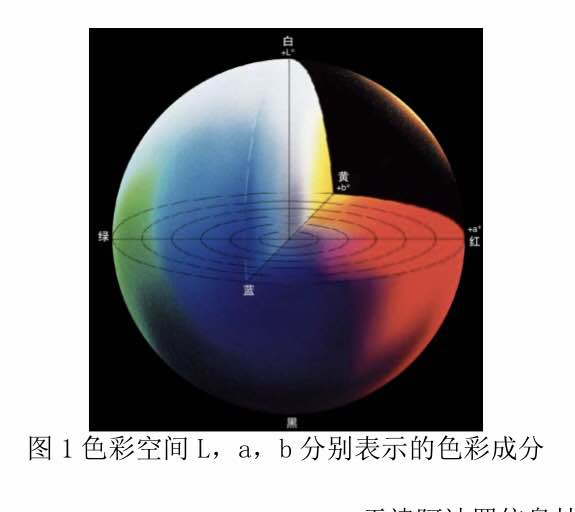
%> input picture data/10.jpg, 575 x 512 px
$ octave rgbtolab.m   (GNU Octave 9; MATLAB toolbox functions it lacks are replaced by stand-ins)
%> lines starting %> are read from the running program, lines starting %| are printed output that depends on the picture
clear;
rgb = imread('10.jpg');
%> rgb is the input picture: size 512x575x3 uint8; mean R, G, B 146.2, 142.7, 147.2
figure(1);
imshow(rgb);

lab = rgb2lab(rgb);
%> lab: size 512x575x3 double; mean of channels 1, 2, 3 57.3, 3.3, -1.6

figure(2);
subplot(3,1,1);
imshow(lab(:,:,1),[0 100]);
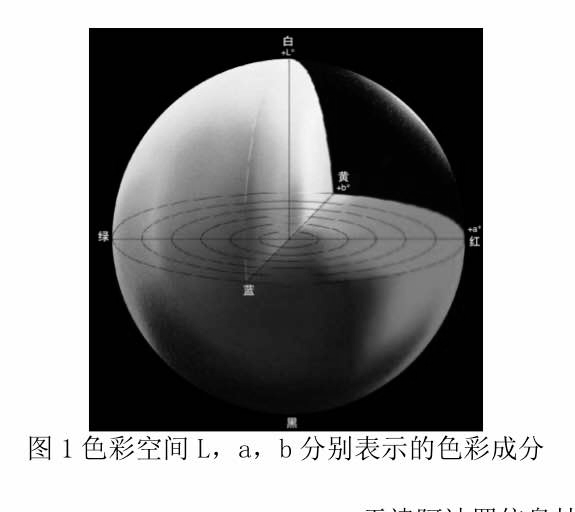
%> displayed picture: size 512x575, on the screen's scale of 0 to 255; min 0, max 255, mean 146.2

subplot(3,1,2);
imshow(lab(:,:,2),[-120 120]);
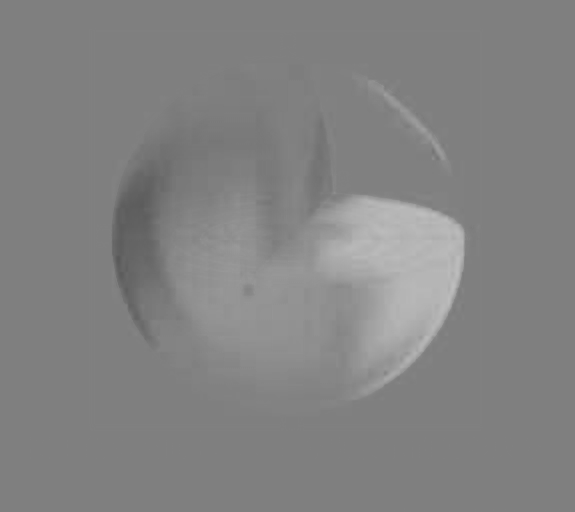
%> displayed picture: size 512x575, on the screen's scale of 0 to 255; min 89, max 189, mean 130.7

subplot(3,1,3);
imshow(lab(:,:,3),[-120 120]);
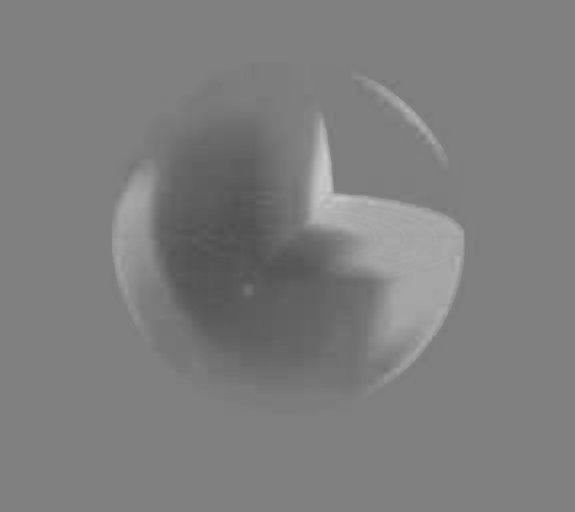
%> displayed picture: size 512x575, on the screen's scale of 0 to 255; min 79, max 203, mean 126.1

$ run again, with data/0.jpg copied over data/10.jpg
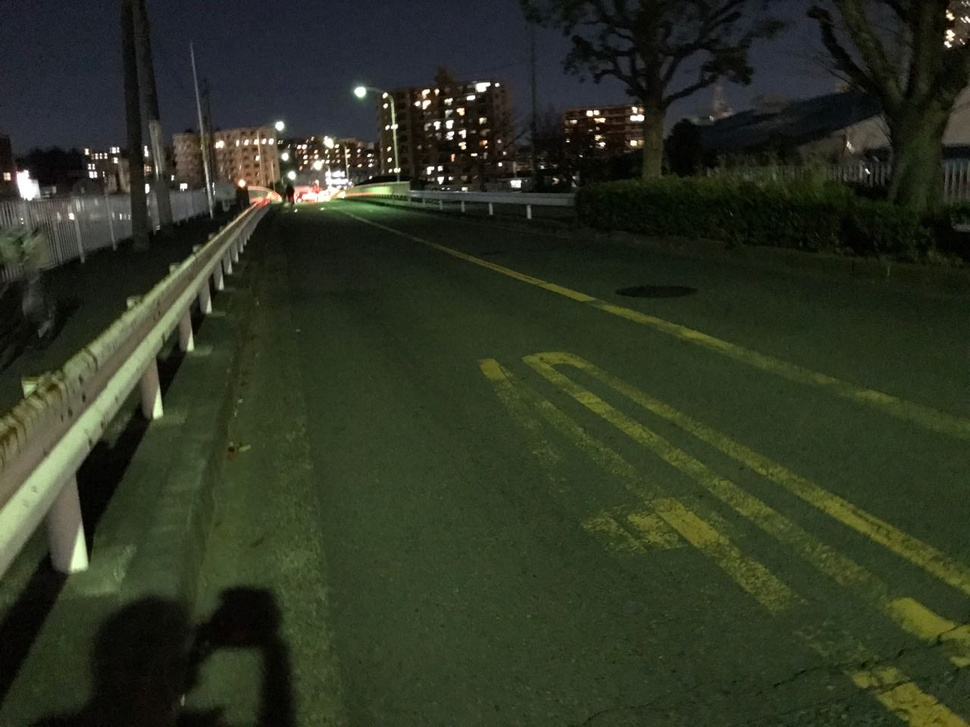
%> input picture data/0.jpg, 970 x 727 px, shrunk from 1280 x 960 before the run
%> rgb is the input picture: size 727x970x3 uint8; mean R, G, B 46, 52.5, 35.5
%> lab: size 727x970x3 double; mean of channels 1, 2, 3 20.5, -6, 9.3
%> `imshow(lab(:,:,2),[-120 120]);`:
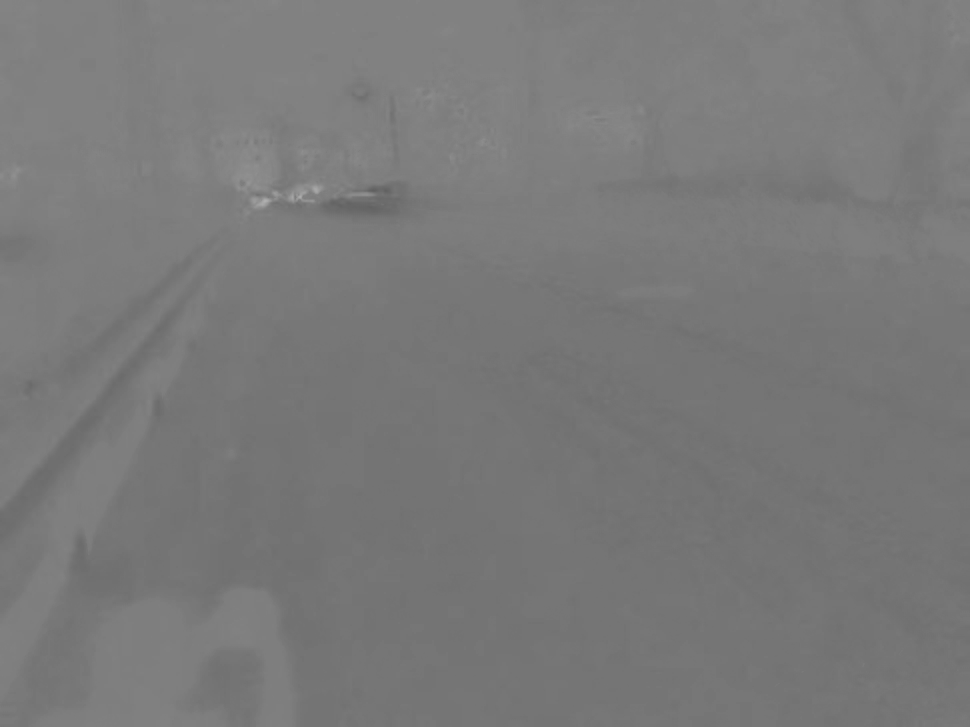
%> displayed picture: size 727x970, on the screen's scale of 0 to 255; min 96, max 175, mean 121.1
%> `imshow(lab(:,:,3),[-120 120]);`:
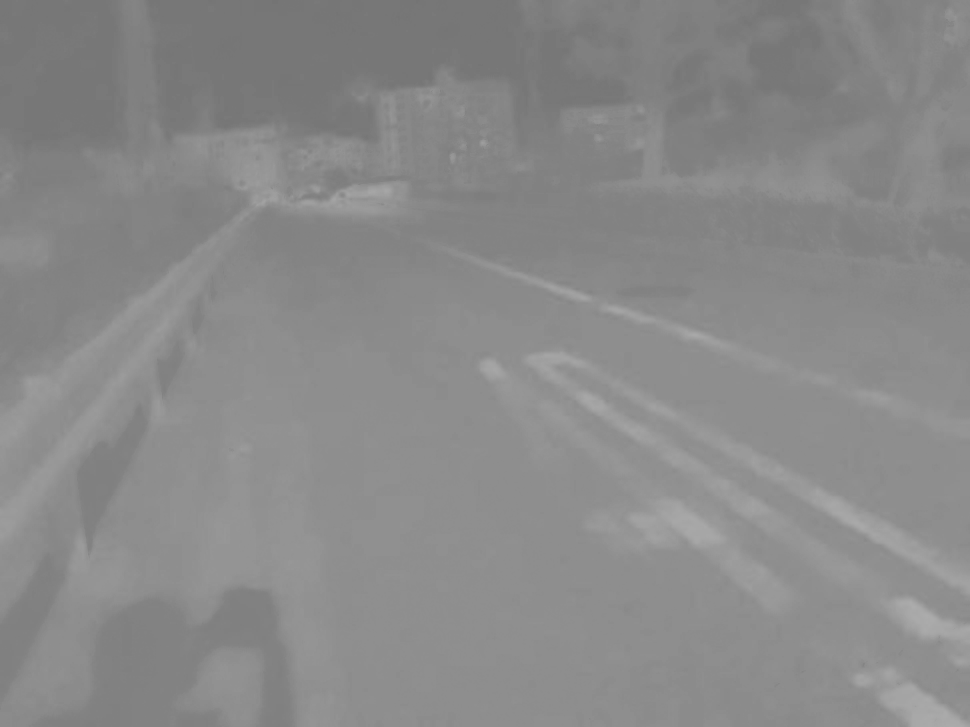
%> displayed picture: size 727x970, on the screen's scale of 0 to 255; min 116, max 172, mean 137.4

$ run again, with data/1.jpg copied over data/10.jpg
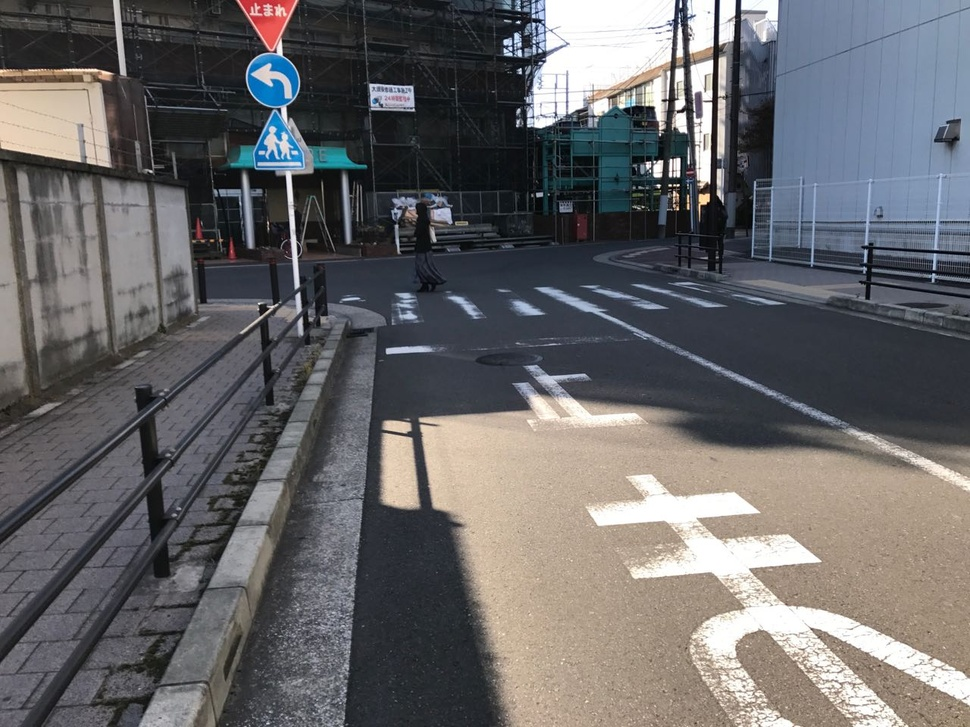
%> input picture data/1.jpg, 970 x 727 px, shrunk from 1280 x 960 before the run
%> rgb is the input picture: size 727x970x3 uint8; mean R, G, B 103.7, 102.8, 104.4
%> lab: size 727x970x3 double; mean of channels 1, 2, 3 42.4, 1.1, -0.9
%> `imshow(lab(:,:,1),[0 100]);`:
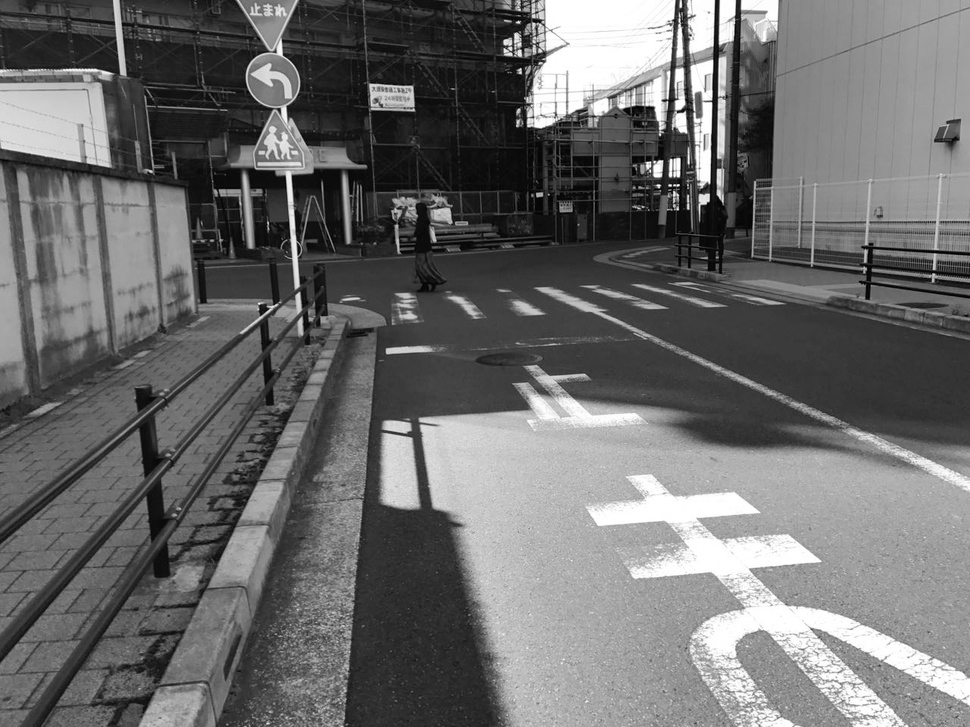
%> displayed picture: size 727x970, on the screen's scale of 0 to 255; min 0, max 255, mean 108.1
%> `imshow(lab(:,:,3),[-120 120]);`:
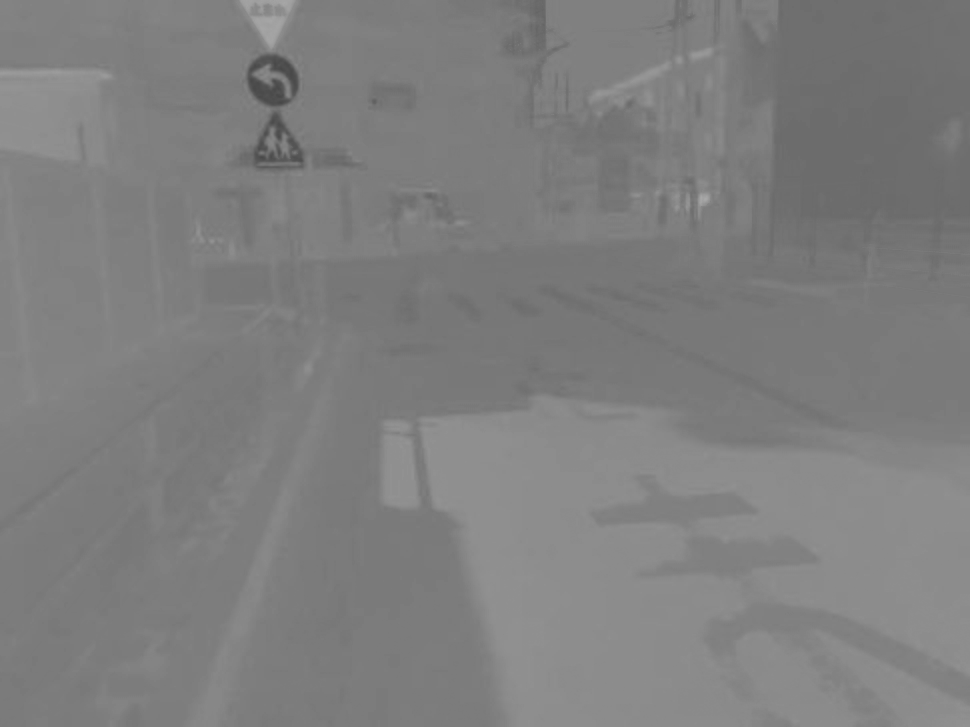
%> displayed picture: size 727x970, on the screen's scale of 0 to 255; min 71, max 168, mean 126.5

$ run again, with data/2.jpg copied over data/10.jpg
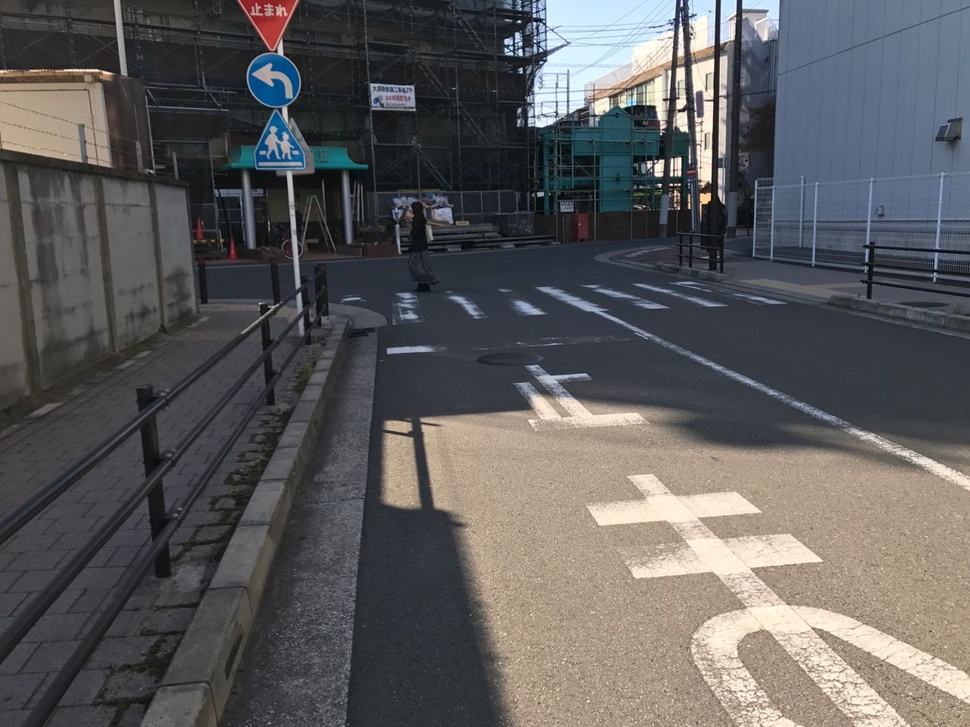
%> input picture data/2.jpg, 970 x 727 px, shrunk from 1280 x 960 before the run
%> rgb is the input picture: size 727x970x3 uint8; mean R, G, B 92.9, 91.7, 92.3
%> lab: size 727x970x3 double; mean of channels 1, 2, 3 38, 1, -0.4
%> `imshow(lab(:,:,1),[0 100]);`:
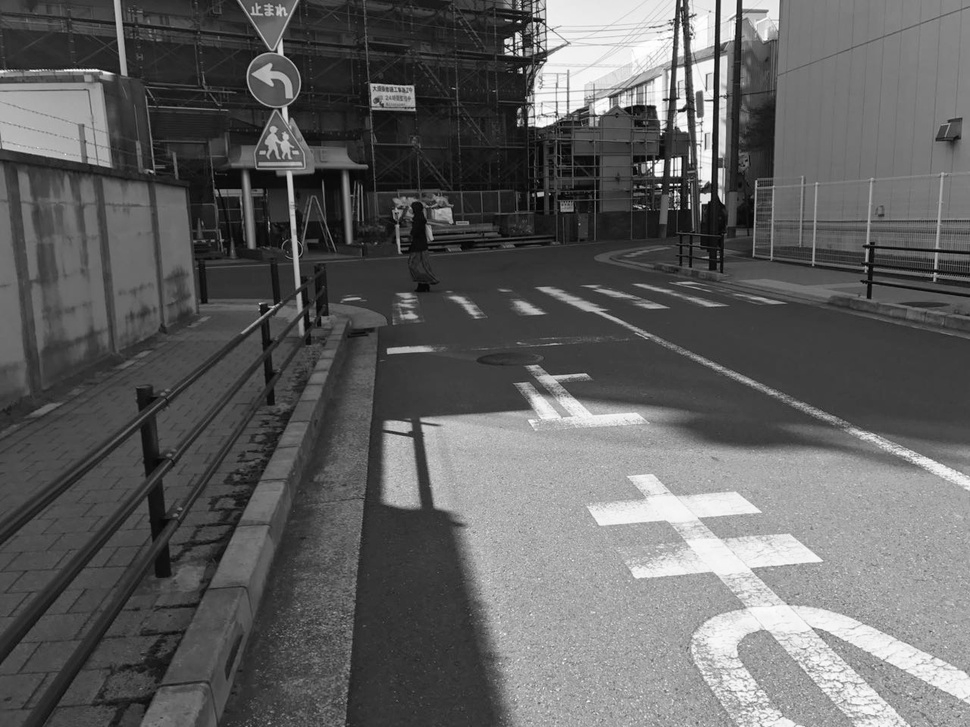
%> displayed picture: size 727x970, on the screen's scale of 0 to 255; min 2, max 255, mean 97
%> `imshow(lab(:,:,2),[-120 120]);`:
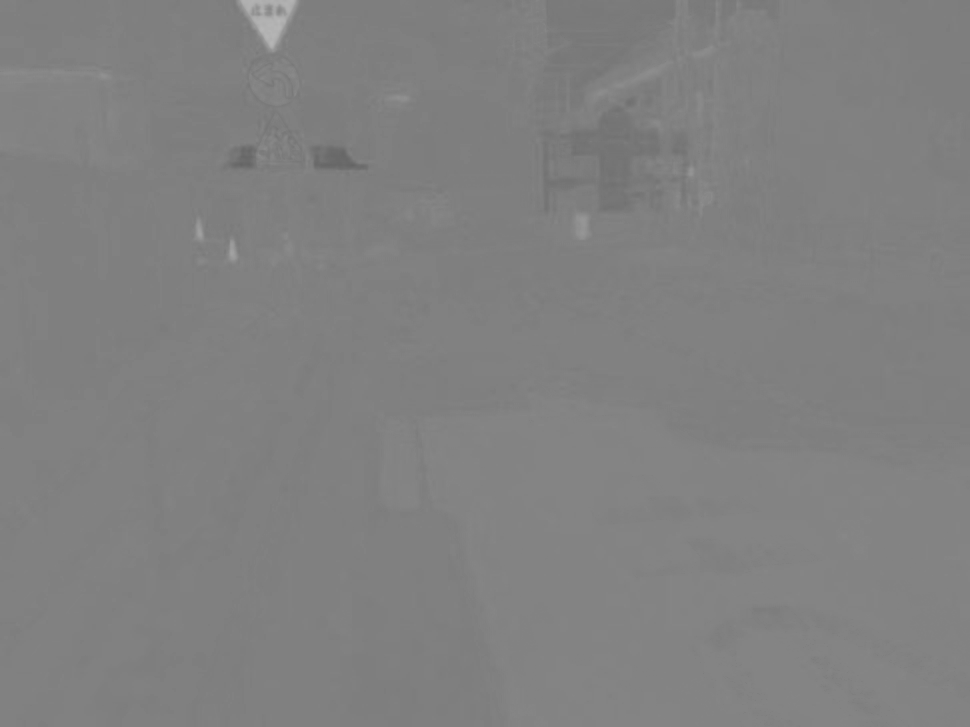
%> displayed picture: size 727x970, on the screen's scale of 0 to 255; min 100, max 183, mean 128.5
